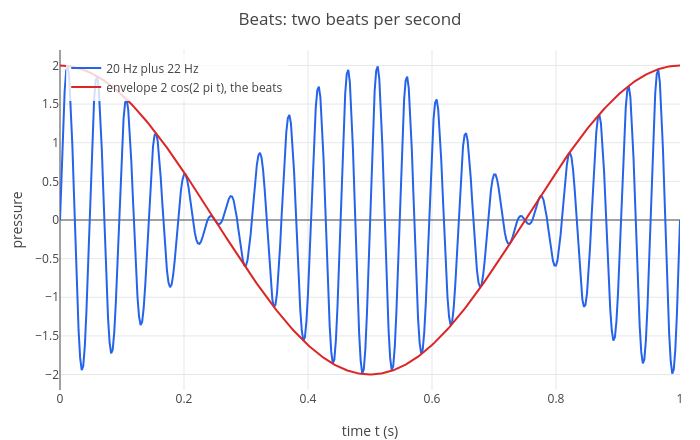

Source (notebook cell):
### Markdown cell above
## 3. Beats and resolution

Two tones close in frequency add up to one tone whose loudness swells and fades:
$\sin a + \sin b = 2\sin\tfrac{a+b}2\cos\tfrac{a-b}2$. The envelope repeats $|f_1 - f_2|$ times per second. Slowed down
to 20 Hz and 22 Hz so the plot can show it:

### Code cell
p = plot(sin(2*pi*20*t) + sin(2*pi*22*t), t, 0, 1);
p = show(p, plot(2*cos(pi*2*t), t, 0, 1));
p = legend(p, "20 Hz plus 22 Hz", "envelope 2 cos(2 pi t), the beats");
labels(title(p, "Beats: two beats per second"), "time t (s)", "pressure")

### Figure 1 — Plotly figure (JSON) as saved in the notebook; plotly's stock layout.template omitted (floating-point values rounded to 4 significant figures; data arrays with more than 128 entries replaced by an {"elided": "..."} marker saying what was removed)
{"data": [{"line": {"color": "#2563eb", "width": 2}, "mode": "lines", "name": "20 Hz plus 22 Hz", "type": "scatter", "x": {"elided": "402 float values"}, "y": {"elided": "402 float values"}}, {"line": {"color": "#dc2626", "width": 2}, "mode": "lines", "name": "envelope 2 cos(2 pi t), the beats", "type": "scatter", "x": {"elided": "402 float values"}, "y": {"elided": "402 float values"}}], "layout": {"height": 440, "legend": {"bgcolor": "rgba(255,255,255,0.8)", "x": 0.01, "xanchor": "left", "y": 0.99, "yanchor": "top"}, "margin": {"b": 50, "l": 60, "r": 20, "t": 50}, "showlegend": true, "title": {"text": "Beats: two beats per second"}, "width": 700, "xaxis": {"title": {"text": "time t (s)"}, "zeroline": true}, "yaxis": {"range": [-2.2, 2.2], "title": {"text": "pressure"}, "zeroline": true}}}
